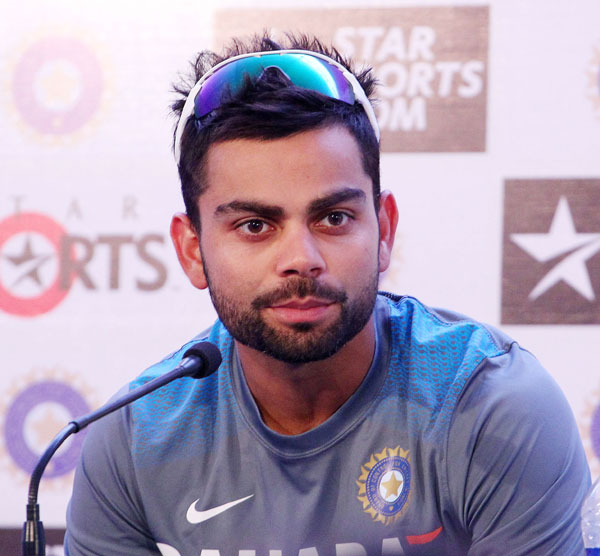
#> input picture data/Kohli/01kohli1.jpg, 600 x 556 px, found by its file name; its folder holds 3 pictures in this run
$ python croppingFaces.py
#> lines starting #> are read from the running program, lines starting #| are printed output that depends on the picture; pictures that were not available may be replaced by others from this repository, and a replacement may not be noted
# -*- coding: utf-8 -*-
"""
Created on Sun Jul 16 01:38:49 2017

@author: HP
"""

from os import listdir
from os.path import isfile,join
import numpy as np
import cv2
from skimage.feature import hog as HOG
import matplotlib.pyplot as plt
from sklearn.grid_search import GridSearchCV
import os
from time import sleep
from skimage import data, color, exposure

trainFolder = './data/'

Modi = trainFolder+'Modi/'
Raga= trainFolder+'Raga/'
Kohli= trainFolder+'Kohli/'
Salman = trainFolder + 'Salman/'
Test = trainFolder +'Test/'
trainData = []
responseData = []
testData = []
NumberList = []
ModiImages = [ f for f in listdir(Modi) if isfile(join(Modi,f)) ]
RagaImages = [ f for f in listdir(Raga) if isfile(join(Raga,f)) ]
KohliImages = [ f for f in listdir(Kohli) if isfile(join(Kohli,f)) ]
SalmanImages = [ f for f in listdir(Salman) if isfile(join(Salman,f)) ]

global faceCount
faceCount =0

def ReadImages(ListName,FolderName):
#> called with FolderName = './data/Salman/'
    for image in ListName:
# [18 lines of commented-out code are left out]
        try:
            image = cv2.imread(join(FolderName,image))
#> image is the input picture: shape (556, 600, 3); mean B, G, R 178.1, 156.2, 170.5
            imgray = cv2.cvtColor(image,cv2.COLOR_RGB2GRAY)
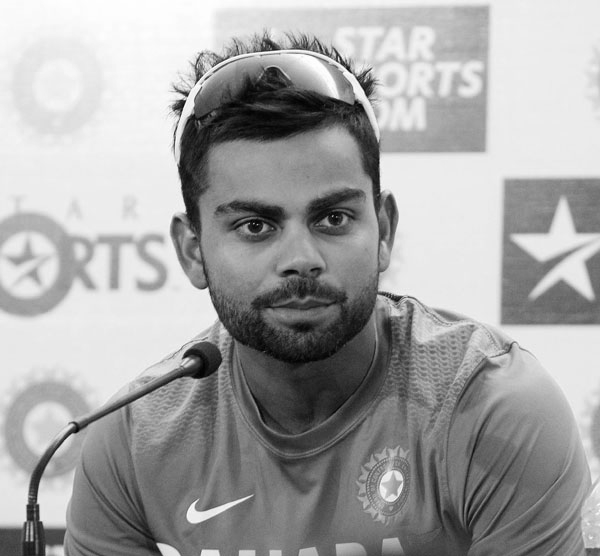
#> imgray: shape (556, 600); min 1, max 255, mean 164.3
            face_cascade =cv2.CascadeClassifier('haarcascade_frontalface_default.xml')
            face = face_cascade.detectMultiScale(imgray,minSize = (50, 50),scaleFactor = 1.25)
#> face = [[182, 134, 225, 225]]
            if len(face)>0:
                feature,hog_image= HOG(cv2.resize(imgray[face[0][1]:face[0][1]+face[0][3],face[0][0]:face[0][0]+face[0][2]],(100,100)),cells_per_block=(1, 1), visualise=True)
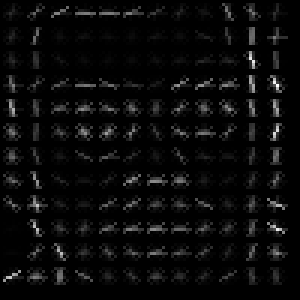
#> hog_image: shape (100, 100) float64 (shown 3 times larger); min 0, max 57.2, mean 2.4; drawn with min black and max white
#> feature = 1296 values, max 0.702 at index 315, min 0 at index 24, mean 0.293
                cropped_image=imgray[face[0][1]:face[0][1]+face[0][3],face[0][0]:face[0][0]+face[0][2]]
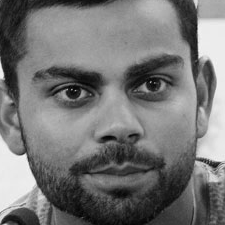
#> cropped_image: shape (225, 225); min 2, max 244, mean 117.4
                fig, (ax1, ax2) = plt.subplots(1, 2)

                ax1.axis('off')
                ax1.imshow(cropped_image, cmap=plt.cm.gray)
                ax1.set_title('Input image')
                ax1.set_adjustable('box-forced')

                # Rescale histogram for better display
                #hog_image_rescaled = exposure.rescale_intensity(hog_image, in_range=(0, 0.02))

                ax2.axis('off')
                ax2.imshow(hog_image, cmap=plt.cm.gray)
                ax2.set_title('Histogram of Oriented Gradients')
                ax1.set_adjustable('box-forced')
                plt.show()
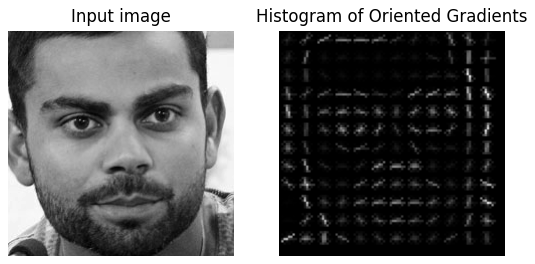
#> figure drawn by matplotlib, 2 panels
            else:
                continue
        except Exception as e:
            print(e)
            pass

ReadImages(SalmanImages,Salman)

$ run again, on data/Raga/09-rahul-gandhi.jpg
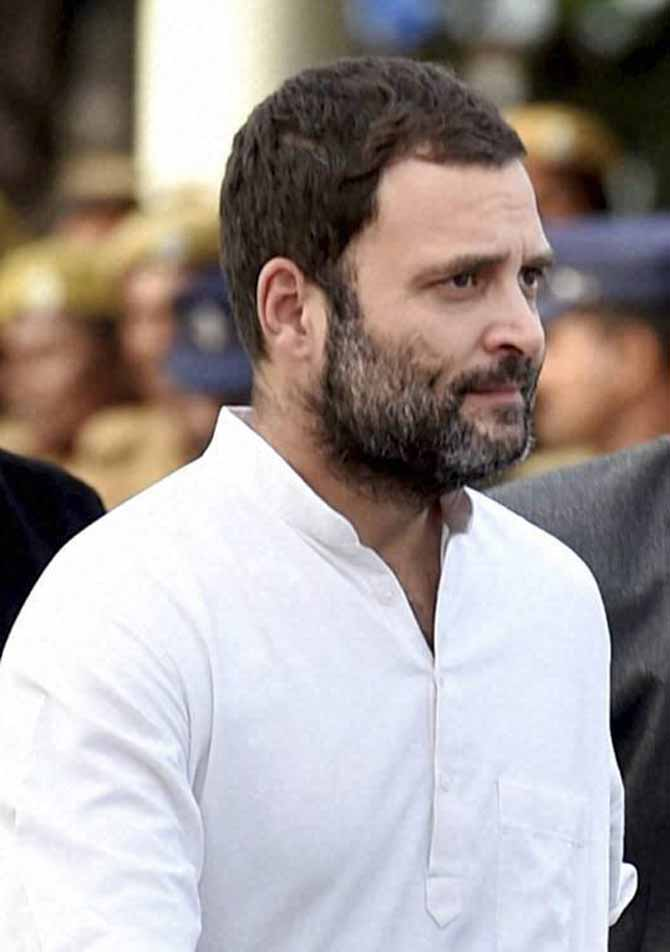
#> input picture data/Raga/09-rahul-gandhi.jpg, 670 x 952 px, given as the content of the folder ./data/Salman/, which was not available
#> in ReadImages, image is the input picture: shape (952, 670, 3); mean B, G, R 150.6, 152.3, 160.7
#> face = [[348, 174, 293, 293]]
#> in ReadImages, `feature,hog_image= HOG(cv2.resize(imgray[face[0][1]:face[0][1]+face[0]..`:
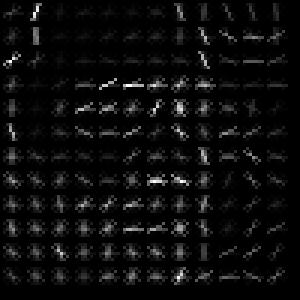
#> hog_image: shape (100, 100) float64 (shown 3 times larger); min 0, max 37.39, mean 1.8; drawn with min black and max white
#> feature = 1296 values, max 0.758 at index 310, min 0 at index 15, mean 0.293
#> in ReadImages, `plt.show()`:
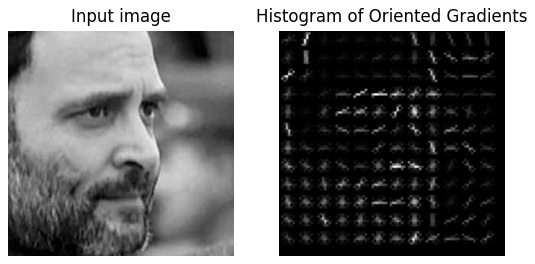
#> figure drawn by matplotlib, 2 panels
